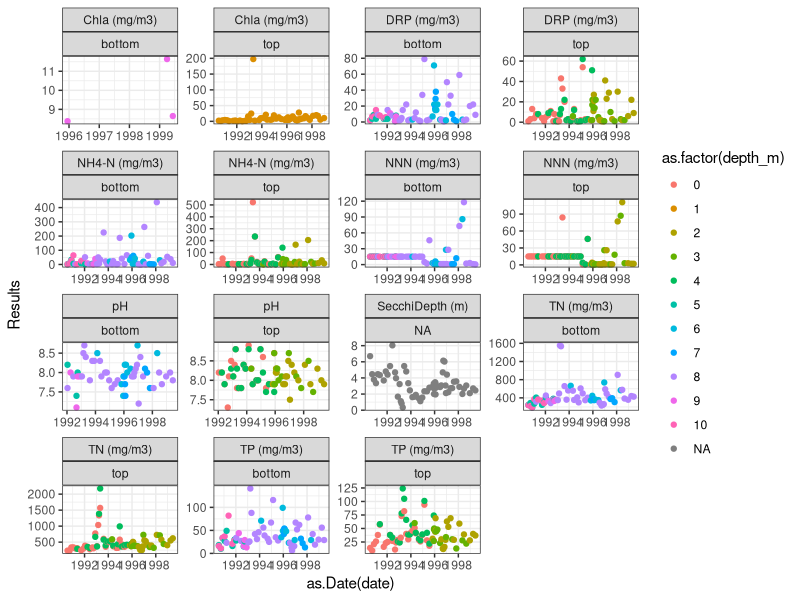
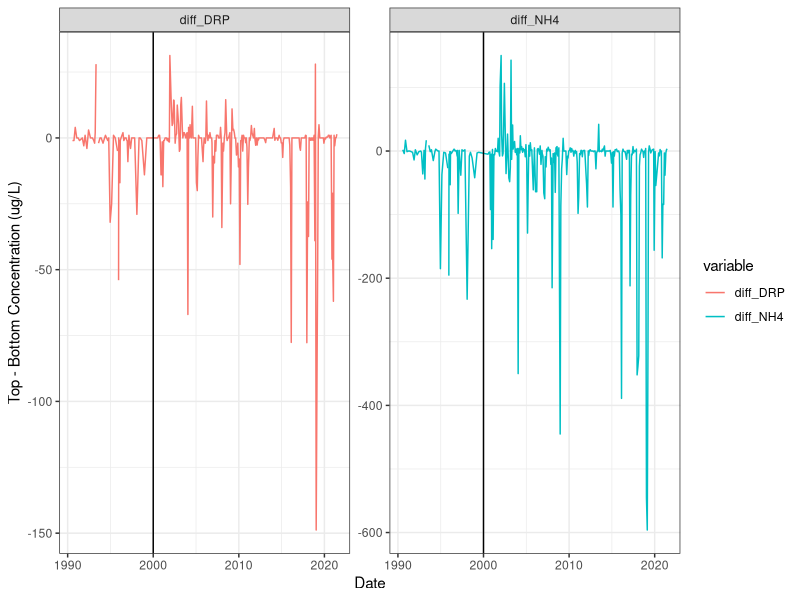
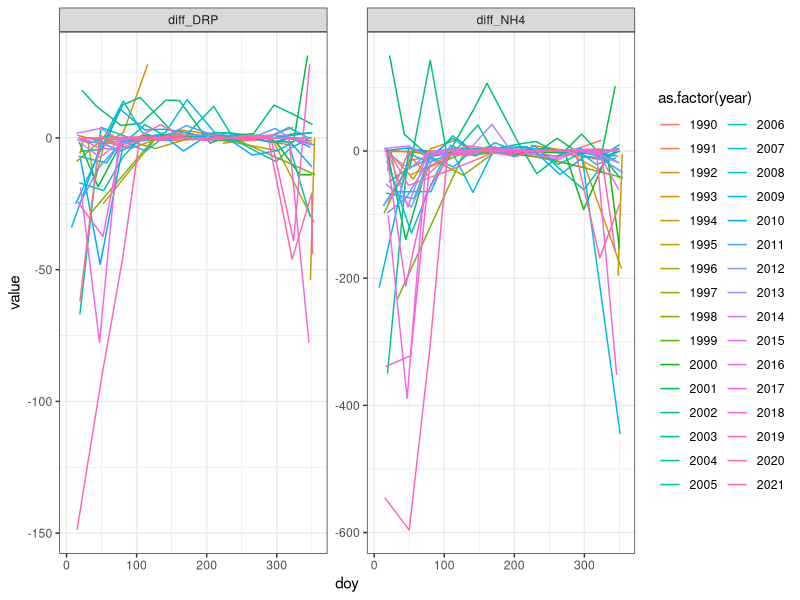
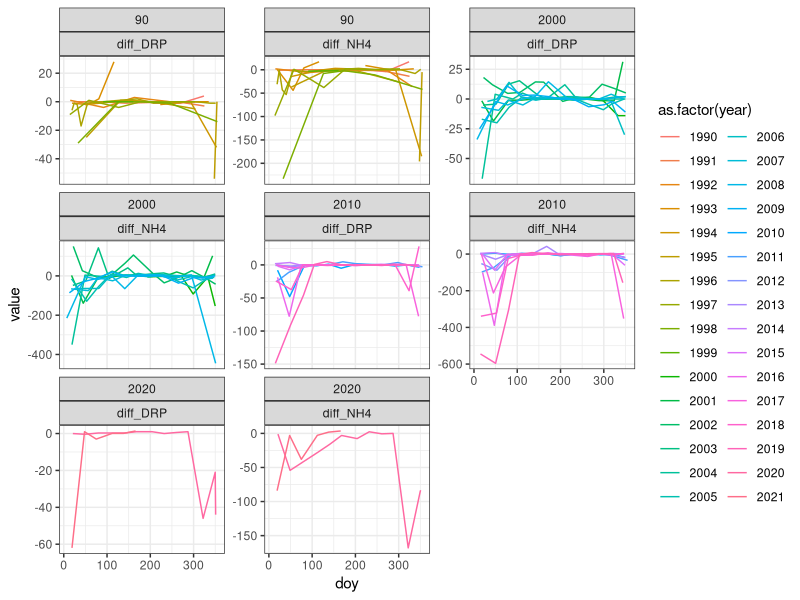

The R script that drew these images, in order:
# calculate difference between surface and bottom nutrients back to 1991
library(tidyverse)
library(readxl)
library(lubridate)

#################################################################################
# bottom nutrients from Lake_Rotoehu
nuts <- read_excel('./data/raw_data/Rotoehu_1990_1999_PaulScholes.xlsx')
nuts$Date <- as.POSIXct(nuts$Date)
nuts <- nuts %>% 
  rename(date = Date,
         depth_m = DepthFrom) %>% 
  select(date, depth_m, Unit, Results) %>% 
  mutate(depth_m = round(depth_m))
table(nuts$depth_m)

nuts <- nuts %>% 
 # filter(depth_m %in% depths) %>% 
  mutate(location = ifelse(depth_m < 5, 'top', 'bottom'))
  
ggplot(nuts, aes(x = as.Date(date), y = Results, color = as.factor(depth_m))) +
  geom_point() +
  facet_wrap(Unit~location, scales ='free') +
  theme_bw()

nuts_f <- nuts %>% 
  distinct(date, location, Unit, .keep_all = TRUE)

nuts_wide <- nuts_f %>% 
  dplyr::select(-depth_m) %>% 
  pivot_wider(names_from = c('Unit', 'location'), values_from = 'Results') %>% 
  select(date, `DRP (mg/m3)_top`, `DRP (mg/m3)_bottom`, `NH4-N (mg/m3)_top`, `NH4-N (mg/m3)_bottom`) %>% 
  rename(DRP_mgm3_top = `DRP (mg/m3)_top`,
         DRP_mgm3_bottom = `DRP (mg/m3)_bottom`,
         NH4_mgm3_top = `NH4-N (mg/m3)_top`,
         NH4_mgm3_bottom = `NH4-N (mg/m3)_bottom`) %>% 
  mutate(month = month(date)) 



##############################################################################
## combine with 2001 and later data
dat <- read.csv("./data/processed_data/rotoehu_waterquality_2000_2021.csv")
dat$date <- as.Date(dat$date)

dat <- dat %>% 
  select(date, top_DRP_ugL, bottom_DRP_ugL, top_NH4_ugL,  bottom_NH4_ugL) %>% 
  rename(DRP_mgm3_top = top_DRP_ugL,
         DRP_mgm3_bottom = bottom_DRP_ugL,
         NH4_mgm3_top = top_NH4_ugL,
         NH4_mgm3_bottom = bottom_NH4_ugL)

nuts_all <- full_join(nuts_wide, dat, by = c('date', 'DRP_mgm3_top', 'DRP_mgm3_bottom', 'NH4_mgm3_top', 'NH4_mgm3_bottom'))

nuts_all <- nuts_all %>% 
  mutate(diff_DRP = DRP_mgm3_top - DRP_mgm3_bottom,
         diff_NH4 = NH4_mgm3_top - NH4_mgm3_bottom)
######
nuts_all %>% 
  pivot_longer(diff_DRP:diff_NH4, names_to = 'variable', values_to = 'value') %>% 
  ggplot(aes(x = as.Date(date), y = value, color = variable)) +
  geom_line() +
  facet_wrap(~variable, scales = 'free_y') +
  theme_bw() +
  xlab('Date') +
  ylab('Top - Bottom Concentration (ug/L)') +
  geom_vline(aes(xintercept = as.Date('2000-01-01')))

###############################################################################
# plot over day of year

nuts_all <- nuts_all %>% 
  mutate(doy = yday(date),
         year = year(date))

getDecade <- function(year) {
  year <- ifelse(year<2000, year-1900, year)
  decade <- floor(year/10) * 10
  return (decade)
}

nuts_all$decade <- getDecade(nuts_all$year)

nuts_all %>% 
  pivot_longer(diff_DRP:diff_NH4, names_to = 'variable', values_to = 'value') %>% 
  ggplot(aes(x = doy, y = value, color = as.factor(year))) +
  geom_line() +
  facet_wrap(~variable, scales = 'free_y') +
  theme_bw() 
  

nuts_all %>% 
  pivot_longer(diff_DRP:diff_NH4, names_to = 'variable', values_to = 'value') %>% 
  ggplot(aes(x = doy, y = value, color = as.factor(year))) +
  geom_line() +
  facet_wrap(decade~variable, scales = 'free_y') +
  theme_bw() 

